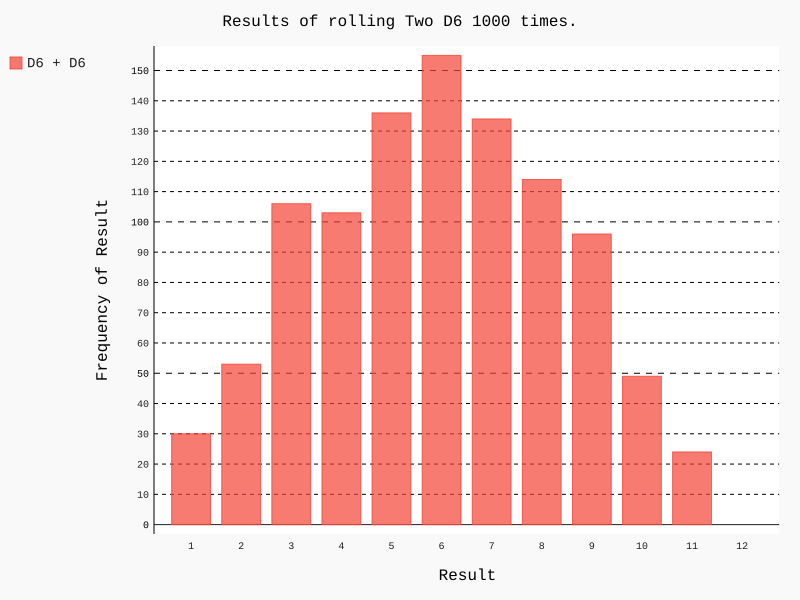

Python code for this plot:
import pygal
from die import Die

# Create a D6 (six sided Die)
die_1 = Die()
die_2 = Die()

# Make some rolls, and store results in a list.
results = []
for roll_num in range(1000):
    result = die_1.roll() + die_2.roll()
    results.append(result)


# Analyze the results.
frequencies = []
max_result = die_1.num_sides + die_2.num_sides 

for value in range (2, max_result+1):
    frequency = results.count(value)
    frequencies.append(frequency)

# Visualize the results.
hist = pygal.Bar()

hist.title = "Results of rolling Two D6 1000 times."
hist.x_labels= ['1','2','3','4','5','6','7','8','9','10','11','12',]
hist.x_title = "Result"
hist.y_title = "Frequency of Result"

hist.add('D6 + D6', frequencies)
hist.render_to_file('die_visual.svg')


print(frequencies)
